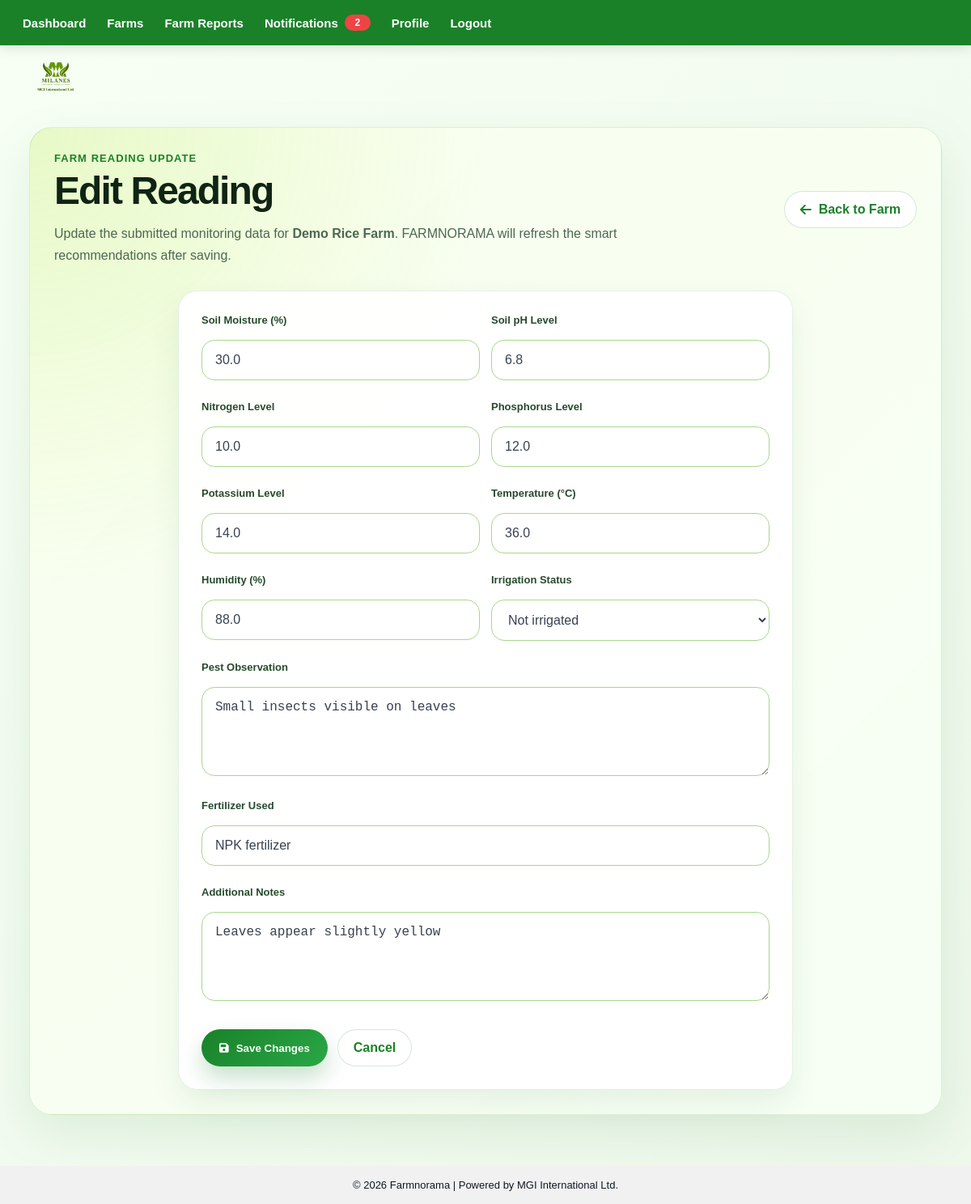
/farms/1/readings/1/edit (signed in), run on the app's committed database.
### tables this page shows
CREATE TABLE farms (
        id INTEGER PRIMARY KEY AUTOINCREMENT,
        email TEXT NOT NULL,
        farm_name TEXT NOT NULL,
        location TEXT,
        farm_size TEXT,
        crop_type TEXT,
        planting_date TEXT,
        expected_harvest_date TEXT,
        created_at TEXT NOT NULL,
        FOREIGN KEY(email) REFERENCES users(email) ON DELETE CASCADE
    );

CREATE TABLE farm_readings (
        id INTEGER PRIMARY KEY AUTOINCREMENT,
        farm_id INTEGER NOT NULL,
        soil_moisture REAL,
        ph_level REAL,
        nitrogen REAL,
        phosphorus REAL,
        potassium REAL,
        temperature REAL,
        humidity REAL,
        pest_observation TEXT,
        fertilizer_used TEXT,
        irrigation_status TEXT,
        notes TEXT,
        created_at TEXT NOT NULL,
        FOREIGN KEY(farm_id) REFERENCES farms(id) ON DELETE CASCADE
    );

### farm_routes.py (the view, shortened to what this page needs)
@farm_bp.route('/farms/<int:farm_id>/readings/<int:reading_id>/edit', methods=['GET', 'POST'])
def edit_reading(farm_id, reading_id):
    if not login_required():
        return redirect('/login')
    conn = get_conn()
    cursor = conn.cursor()
    cursor.execute("""
        SELECT *
        FROM farms
        WHERE id = ? AND email = ?
    """, (farm_id, session['email']))
    farm = cursor.fetchone()
    if not farm:
        conn.close()
        return redirect('/farms')
    cursor.execute("""
        SELECT *
        FROM farm_readings
        WHERE id = ? AND farm_id = ?
    """, (reading_id, farm_id))
    reading = cursor.fetchone()
    if not reading:
        conn.close()
        return redirect(f'/farms/{farm_id}')
    conn.close()
    return render_template('edit_reading.html', farm=farm, reading=reading)

### db.py (called while the page is built)
def get_conn():
    conn = sqlite3.connect(current_app.config['DATABASE'])
    conn.row_factory = sqlite3.Row
    return conn

### farm_routes.py (called while the page is built)
def login_required():
    return 'email' in session

### templates/edit_reading.html (shortened to what this page needs)
{% extends "layout.html" %}
{% block content %}
<div class="farm-page-wrap">
    <div class="farm-page-header">
        <div>
            <p class="farm-kicker">Farm Reading Update</p>
            <h1>Edit Reading</h1>
            <p class="farm-subtitle">
                Update the submitted monitoring data for <strong>{{ farm['farm_name'] }}</strong>.
                FARMNORAMA will refresh the smart recommendations after saving.
            </p>
        </div>
        <a href="/farms/{{ farm['id'] }}" class="farm-secondary-btn">
            <i class="fa-solid fa-arrow-left"></i>
            Back to Farm
        </a>
    </div>
    <div class="farm-form-card">
        <form method="POST" action="/farms/{{ farm['id'] }}/readings/{{ reading['id'] }}/edit">
            <div class="farm-form-grid">
                <div class="farm-form-group">
                    <label for="soil_moisture">Soil Moisture (%)</label>
                    <input type="number" step="0.01" id="soil_moisture" name="soil_moisture" value="{{ reading['soil_moisture'] or '' }}">
                </div>
                <div class="farm-form-group">
                    <label for="ph_level">Soil pH Level</label>
                    <input type="number" step="0.01" id="ph_level" name="ph_level" value="{{ reading['ph_level'] or '' }}">
                </div>
                <div class="farm-form-group">
                    <label for="nitrogen">Nitrogen Level</label>
                    <input type="number" step="0.01" id="nitrogen" name="nitrogen" value="{{ reading['nitrogen'] or '' }}">
                </div>
                <div class="farm-form-group">
                    <label for="phosphorus">Phosphorus Level</label>
                    <input type="number" step="0.01" id="phosphorus" name="phosphorus" value="{{ reading['phosphorus'] or '' }}">
                </div>
                <div class="farm-form-group">
                    <label for="potassium">Potassium Level</label>
                    <input type="number" step="0.01" id="potassium" name="potassium" value="{{ reading['potassium'] or '' }}">
                </div>
                <div class="farm-form-group">
                    <label for="temperature">Temperature (°C)</label>
                    <input type="number" step="0.01" id="temperature" name="temperature" value="{{ reading['temperature'] or '' }}">
                </div>
                <div class="farm-form-group">
                    <label for="humidity">Humidity (%)</label>
                    <input type="number" step="0.01" id="humidity" name="humidity" value="{{ reading['humidity'] or '' }}">
                </div>
                <div class="farm-form-group">
                    <label for="irrigation_status">Irrigation Status</label>
                    <select id="irrigation_status" name="irrigation_status">
                        <option value="Not irrigated" {% if reading['irrigation_status'] == 'Not irrigated' %}selected{% endif %}>Not irrigated</option>
                    </select>
                </div>
                <div class="farm-form-group full">
                    <label for="pest_observation">Pest Observation</label>
                    <textarea id="pest_observation" name="pest_observation">{{ reading['pest_observation'] or '' }}</textarea>
                </div>
                <div class="farm-form-group full">
                    <label for="fertilizer_used">Fertilizer Used</label>
                    <input type="text" id="fertilizer_used" name="fertilizer_used" value="{{ reading['fertilizer_used'] or '' }}">
                </div>
                <div class="farm-form-group full">
                    <label for="notes">Additional Notes</label>
                    <textarea id="notes" name="notes">{{ reading['notes'] or '' }}</textarea>
                </div>
            </div>
            <div class="farm-form-actions">
                <button type="submit" class="farm-primary-btn">
                    <i class="fa-solid fa-floppy-disk"></i>
                    Save Changes
                </button>
                <a href="/farms/{{ farm['id'] }}" class="farm-secondary-btn">
                    Cancel
                </a>
            </div>
        </form>
    </div>
</div>
{% endblock %}

### static/style.css (style rules this page uses)
body { margin: 0; font-family: Arial, sans-serif; background: linear-gradient(135deg, #f7fff5, #edf7ea); color: #111827; }
input, textarea, select, .auth-input, .auth-select { width: 100%; padding: 15px 16px; margin: 11px 0; border: 1.5px solid #a7d98c; border-radius: 16px; box-sizing: border-box; font-size: 16px; background: #fff; color: #374151; transition: border-color .2s ease, box-shadow .2s ease, transform .2s ease; }
input::placeholder, textarea::placeholder { color: #6b7280; }
textarea { min-height: 110px; resize: vertical; }
.farm-page-wrap { width: min(1180px, 92%); margin: 34px auto 100px; padding: 30px; border-radius: 28px; background: radial-gradient(circle at top left, rgba(166, 226, 46, 0.20), transparent 34%), linear-gradient(135deg, rgba(248, 255, 237, 0.98), rgba(247, 255, 245, 0.99)); border: 1px solid rgba(26, 129, 41, 0.13); box-shadow: 0 22px 60px rgba(26, 129, 41, 0.10); box-sizing: border-box; }
.farm-page-header { display: flex; align-items: center; justify-content: space-between; gap: 24px; margin-bottom: 30px; }
.farm-kicker { margin: 0 0 8px; color: #1a8129; font-size: 13px; font-weight: 900; letter-spacing: 0.08em; text-transform: uppercase; }
.farm-page-header h1 { margin: 0; color: #102414; font-size: clamp(34px, 4vw, 50px); font-weight: 900; letter-spacing: -0.04em; line-height: 1.05; }
.farm-subtitle { max-width: 700px; margin: 14px 0 0; color: #4d6752; font-size: 16px; line-height: 1.7; }
.farm-primary-btn, .farm-secondary-btn, .farm-card-link { display: inline-flex; align-items: center; justify-content: center; gap: 9px; text-decoration: none; font-weight: 900; border-radius: 999px; transition: 0.25s ease; box-sizing: border-box; }
.farm-primary-btn { padding: 14px 22px; color: #ffffff; background: linear-gradient(135deg, #1a8129, #29a846); box-shadow: 0 14px 28px rgba(26, 129, 41, 0.24); border: none; }
.farm-secondary-btn { padding: 13px 19px; color: #1a8129; background: #ffffff; border: 1px solid rgba(26, 129, 41, 0.18); }
.farm-card, .farm-empty-state, .farm-form-card, .farm-detail-card, .farm-reading-card, .farm-recommendation-card { background: rgba(255, 255, 255, 0.94); border: 1px solid rgba(26, 129, 41, 0.12); border-radius: 24px; box-shadow: 0 16px 36px rgba(18, 74, 27, 0.08); box-sizing: border-box; }
.farm-form-card { max-width: 760px; margin: 0 auto; padding: 28px; }
.farm-form-grid { display: grid; grid-template-columns: repeat(2, minmax(0, 1fr)); gap: 14px; }
.farm-form-group { text-align: left; }
.farm-form-group.full { grid-column: 1 / -1; }
.farm-form-group label { display: block; margin-bottom: 6px; color: #264a2d; font-size: 13px; font-weight: 900; }
.farm-form-actions { display: flex; gap: 12px; margin-top: 20px; flex-wrap: wrap; }
.farm-page-wrap { overflow: visible; }
.farm-page-wrap { width: min(1180px, 94%) !important; margin: 34px auto 110px !important; display: block !important; overflow: visible !important; }
.farm-page-header { width: 100% !important; display: flex !important; align-items: center !important; justify-content: space-between !important; gap: 24px !important; }
.farm-page-header > div:first-child { flex: 1 !important; min-width: 0 !important; }

### data on the page
farms: farm_name "Demo Rice Farm"
farm_readings: soil_moisture "30.0", ph_level "6.8", nitrogen "10.0", phosphorus "12.0", potassium "14.0", temperature "36.0", humidity "88.0", irrigation_status "Not irrigated", pest_observation "Small insects visible on leaves", fertilizer_used "NPK fertilizer", notes "Leaves appear slightly yellow"
